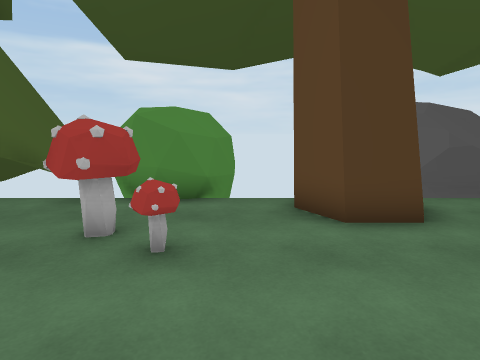
View 1 (above)

24 first-person views from a walk through a scene from a Unity 3-D project. The camera is 1.5 m above the floor, tilts 8° down and sees 75° across. The floor is counted in squares, 1 m on a side. Each view is taken from the middle of a square. On the plan, view 1 faces up. The plan holds only what a view shows up to about 15 squares ahead; the rest is blank. The place goes on beyond the plan.

View 2
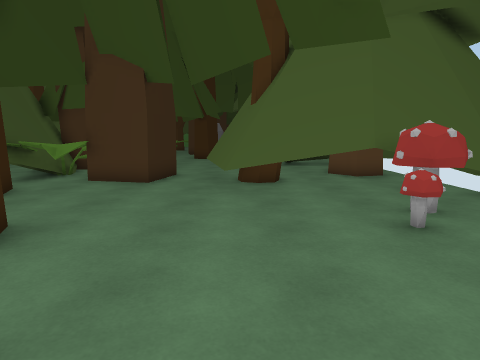

View 3
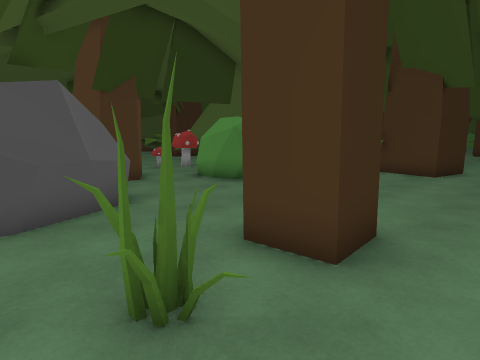

View 4
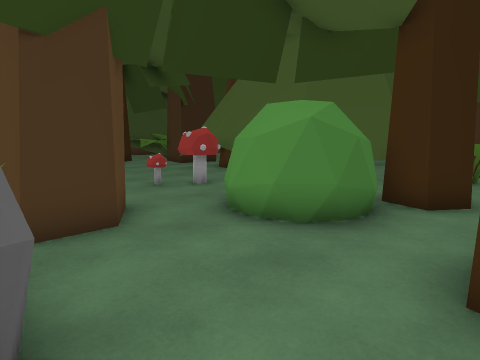

View 5
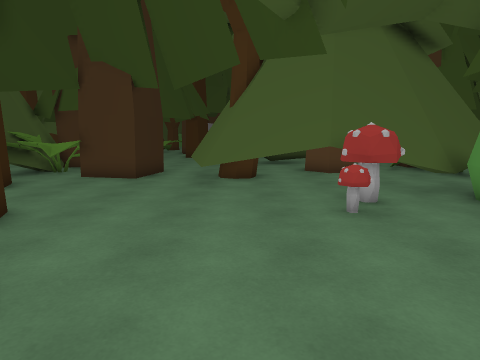

View 6
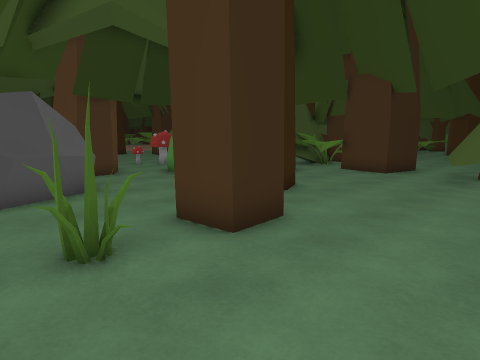

View 7
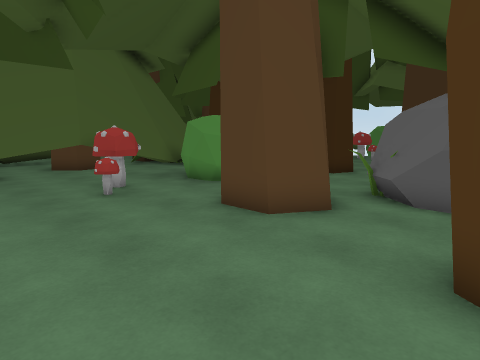

View 8
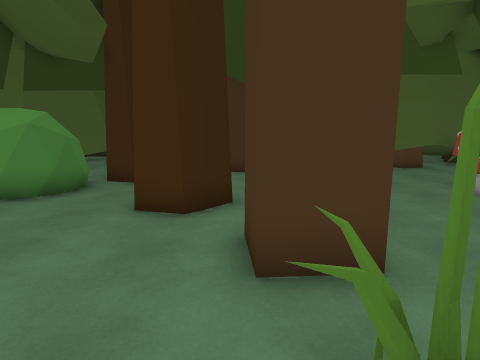

View 9
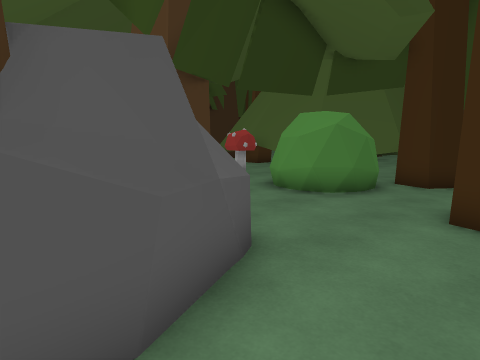

View 10
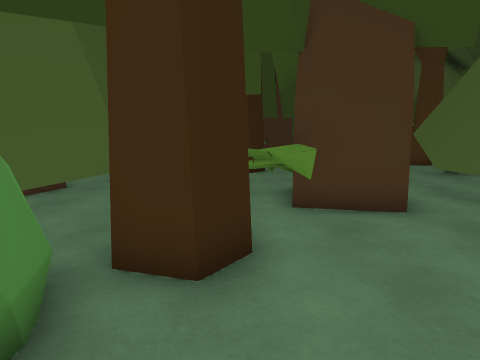

View 11
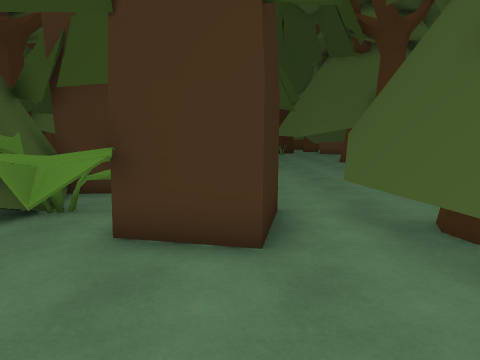

View 12
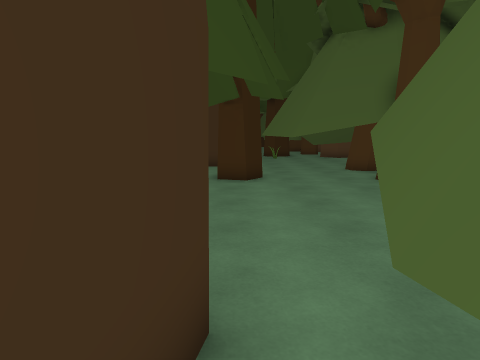

View 13
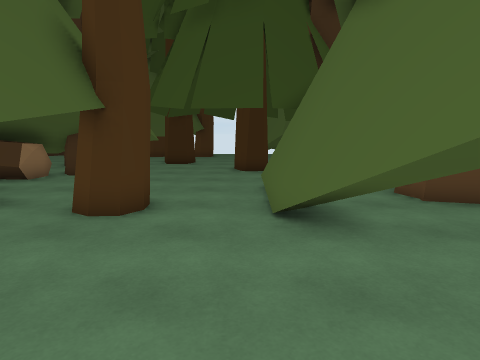

View 14
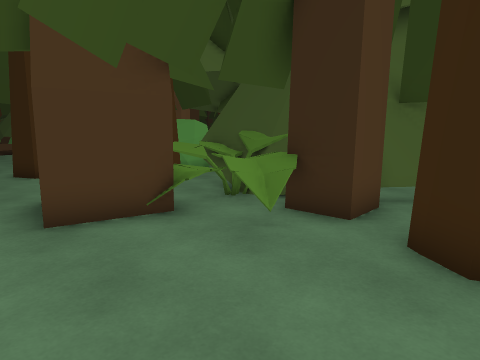

View 15
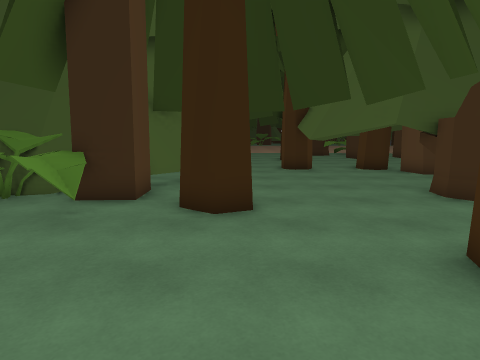

View 16
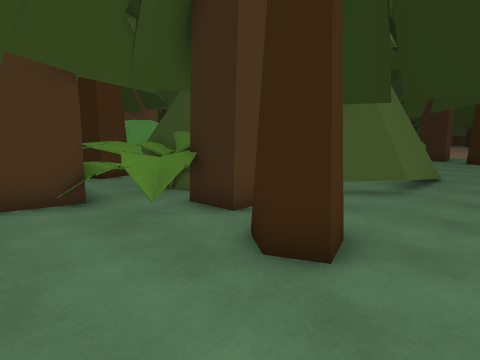

View 17
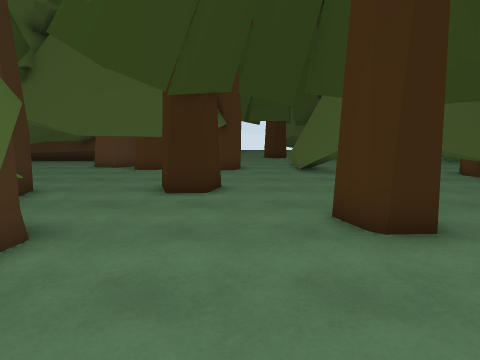

View 18
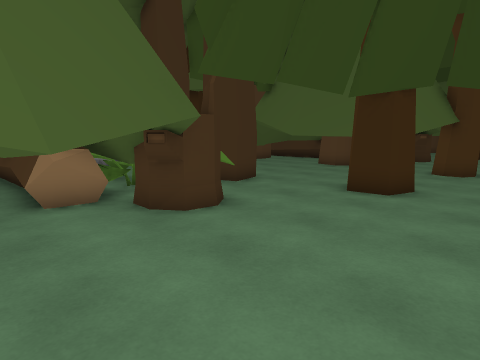

View 19
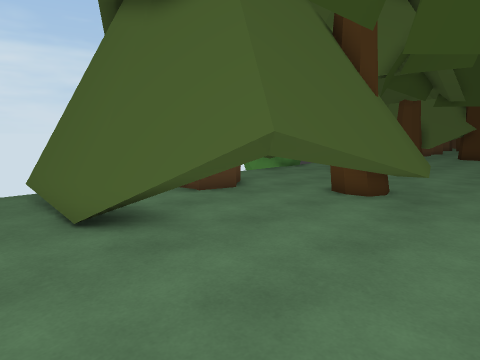

View 20
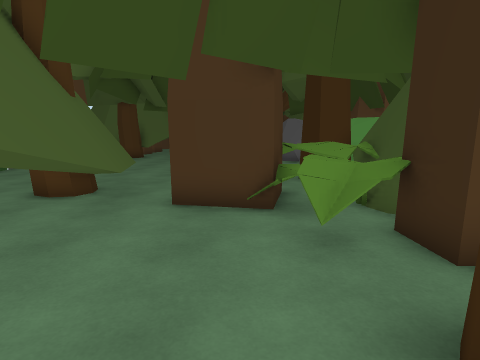

View 21
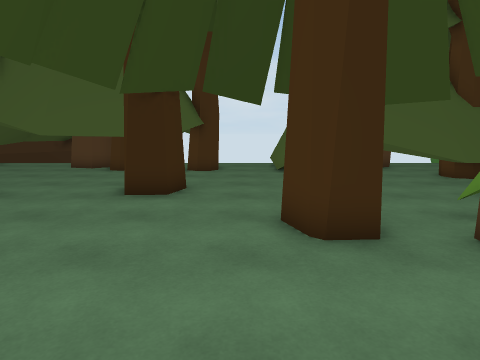

View 22
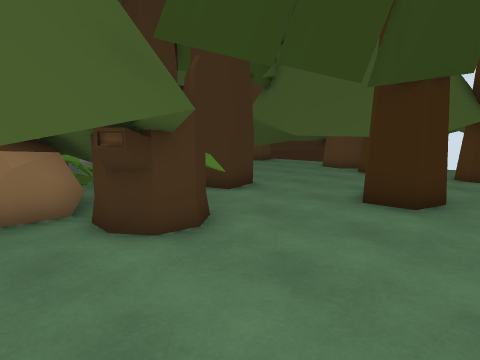

View 23
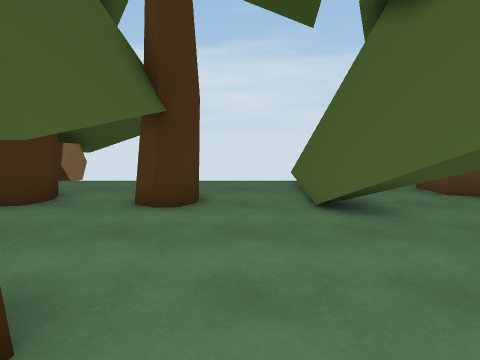

View 24
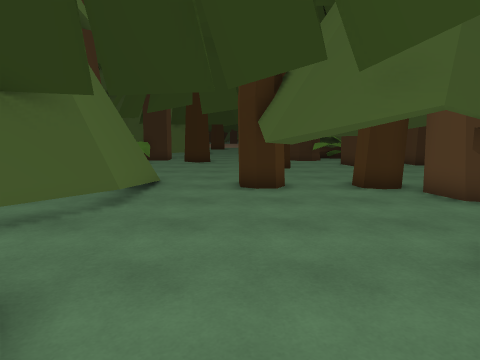

### Floor plan
Key: @ floor where view 1 was taken; # wall or solid block; x gap in a wall; . floor; = window, fence, low wall or low ledge; v drop or lower ground; T tree; R rock; B bush; M mushroom; S stump; O other object.
Columns run from 21 left of view 1 to 7 right of it. Each row starts with its distance up from view 1.
 10             TTT           R
  9              TTT    BB    RRR
  8 #         T     T BBBB    RR
  7 .... ...TTT   ..TTBBB..  T..
  6  ... ...TT.T #..TTT...TTT..
  5 ##.. #..TTTT##...TM....TT.
  4 ##..##..TTT......TM.M....
  3 ........TTT.....TT.......
  2 ....T....TTTTT#TTT......
  1 ...TT.....TTTTTTTT......... .
  0 TTT.........TTTT.....@......
 -1 ...TT..................TTT.O.
 -2 ...TT........###....... TT...
 -3 T...........####....### .....
 -4 O......T...OO##OO... ##.....
 -5 OS.....TT..OTvOOOT........RR
 -6 SSS.......TTTvOTTTTB.....RRR
 -7 OSS.......TTTTTTTTTBBB...RR
 -8 =...T....TTTTTTTTTBBBB...RR
 -9 ....T...TTT.....TTBBB..TT.RR
-10 ....T...TTT. T..TTT...TTTT..
-11 #.......TTTT #..TTT....TT...
-12 ##..##..TTTT##...TM.........
-13 ##..##..TTT......TT.M.......#
-14 ........TTT...##TT...........
-15 ....T....TTTTTTTTT..........
-16 ..TT......TTTTTTTT...........
-17 TT..T.......TTT..............
-18 ...TT........x.........TTT.O.
-19 ...TT........###........TT...
-20 T...........####....###......
-21 OO.....TT..OOO#OO...  #.....
-22  S.....TT.TTTvOOTT.........RS
-23   S.......TTTvOOTTT......RRSS
-24 TSS.......TTTTTTT.BBB....RR S
-25 =..TT....TTTTTTTTTBBBB...
-26 ....T...TTT ....T B B..TT
-27 ....T...TTT.TT. TT  ..TTT
-28 #.......TT      TTT....

Positions as (right, up) in squares from view 1, and headings:
1: (0, 0), facing up
2: (4, 1), facing left
3: (7, 1), facing down-left
4: (4, -4), facing down-left
5: (5, -15), facing left
6: (7, -14), facing down-left
7: (7, -16), facing up-left
8: (7, -19), facing left
9: (7, -20), facing down-left
10: (0, -22), facing left
11: (-2, -19), facing left
12: (-6, -18), facing left
13: (-14, -19), facing up
14: (-14, -17), facing down-right
15: (-14, -15), facing down
16: (-16, -18), facing down-right
17: (-16, -27), facing up
18: (-14, -27), facing up-left
19: (-15, -2), facing up-right
20: (-15, -3), facing right
21: (-15, -10), facing up
22: (-15, -9), facing up-left
23: (-15, -3), facing up
24: (-16, -3), facing down
